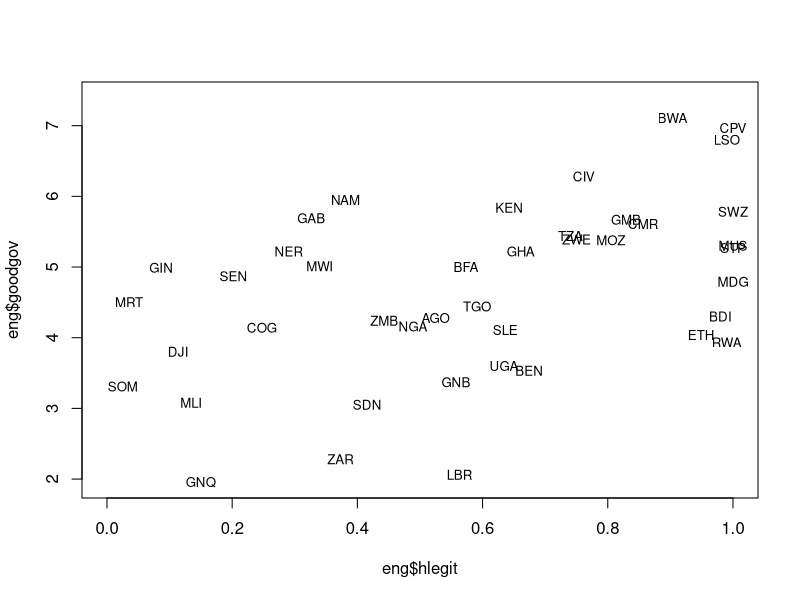

Recreate this plot in R.
# Englebert Replication

library(foreign)
eng <- read.dta('EnglebertPRQ2000.dta')

# Table 1
# Model 1
lm1_1 <- lm(growth ~ lcon + lconsq + g + i + goodgov, data=eng)
# Model 2
lm1_2 <- lm(growth ~ lcon + lconsq + g + i + ruleolaw, data=eng)
# Model 3
lm1_3 <- lm(growth ~ lcon + lconsq + g + i + pubadmin, data=eng)

# Table 2
# Model 1
lm2_1 <- lm(goodgov ~ london + paris + brussels + lisbon + warciv + hieafvs +
                      language + elf, data=eng)
# Model 2
lm2_2 <- lm(goodgov ~ london + paris + brussels + lisbon + warciv + hieafvs +
                      language + elf + vlegit, data=eng)
# Model 3
lm2_3 <- lm(goodgov ~ london + paris + brussels + lisbon + warciv + hieafvs +
                      language + elf + vlegit + hieafvm, data=eng)
# Model 4
lm2_4 <- lm(goodgov ~ london + paris + brussels + lisbon + warciv + hieafvs +
                      language + elf + hlegit, data=eng)
# Model 5
lm2_5 <- lm(goodgov ~ london + paris + brussels + lisbon + warciv + hieafvs +
                      language + elf + hlegit + hieafvm, data=eng)

# Table 3
# Note: NAs create problems here
vtmp <- lm(goodgov ~ vlegit, data=eng)
htmp <- lm(goodgov ~ hlegit, data=eng)
engv <- eng[-vtmp$na.action,]
engh <- eng[-htmp$na.action,]
engv$goodgovvres <- vtmp$residuals
engh$goodgovhres <- htmp$residuals

# Model 1
lm3_1 <- lm(growth ~ lcon + lconsq + g + i + goodgovvres, data=engv)
# Model 2
lm3_2 <- lm(growth ~ lcon + lconsq + g + i + goodgovvres + vlegit, data=engv)
# Model 3
lm3_3 <- lm(growth ~ lcon + lconsq + g + i + goodgovhres + hlegit, data=engh)
# Model 4
lm3_4 <- lm(growth ~ lcon + lconsq + g + i + goodgovvres + vlegit + elf, data=engv)
# Model 5
lm3_5 <- lm(growth ~ lcon + lconsq + g + i + goodgovhres + hlegit + elf, data=engh)

# Figure 1
plot(eng$hlegit, eng$goodgov, col='white')
text(eng$hlegit, eng$goodgov, labels=as.character(eng$wbcode), cex=.8)


# Get all regression results for all models
sapply(ls(pattern='lm'), function(obj) signif(summary(get(obj))$coef[,c(1,3)],2))
